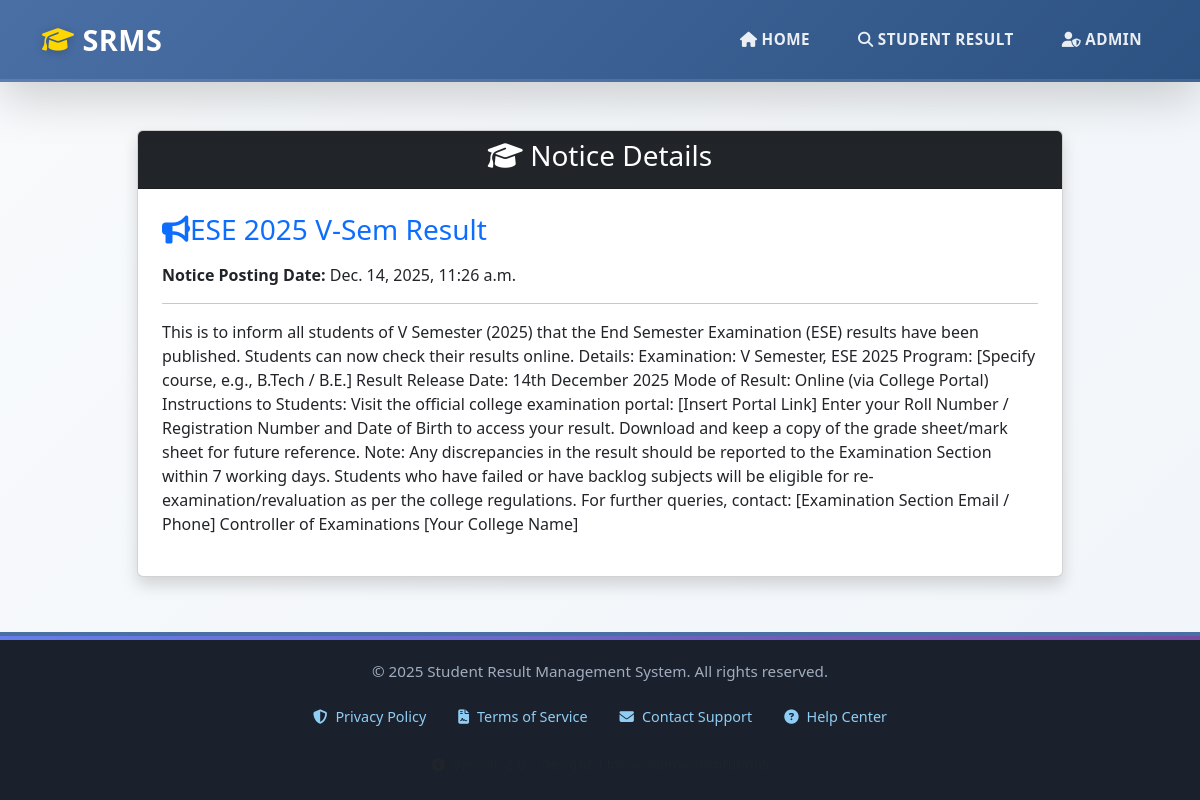
The app's page /notice_detail/4/ with its own data.
### resultapp/models.py (models this page shows, shortened)
class Notice(models.Model):
    title = models.CharField(max_length=100)
    detail = models.TextField()
    posting_date = models.DateTimeField(auto_now_add=True)
    updation_date = models.DateTimeField(auto_now=True)

### resultapp/views.py (the view)
# urls.py: path('notice_detail/<int:notice_id>/',notice_detail, name='notice_detail'),
def notice_detail(request, notice_id):
    notice = get_object_or_404(Notice, id=notice_id)
    context = {
        'notice': notice
    }
    return render(request, 'notice_detail.html', context)

### resultapp/templates/notice_detail.html (shortened to what this page needs)
{% extends 'base.html' %} {% block content %}
<div class="container py-5" id="example">
  <div class="row justify-content-center">
    <div class="col-lg-10">
      <div class="card shadow">
        <div class="card-header bg-dark text-white text-center">
          <h3>
            <i class="fas fa-graduation-cap"></i>
            Notice Details
          </h3>
        </div>
        <div class="card-body p-4">
          <h3 class="mb-3 text-primary"><i class="fas fa-bullhorn"></i>{{notice.title}}</h3>
          <p><strong>Notice Posting Date:</strong> {{notice.posting_date}}</p>
          <hr/>
          <p>{{notice.detail}}
        </div>
      </div>
    </div>
  </div>
</div>
{% endblock %}

### resultapp/templates/base.html (style rules this page uses)
:root { --primary-gradient: linear-gradient(135deg, #4a6fa5 0%, #2c5282 100%); --secondary-gradient: linear-gradient(135deg, #667eea 0%, #764ba2 100%); --footer-bg: #1a202c; --nav-shadow: 0 4px 20px rgba(0, 0, 0, 0.1); --transition-smooth: all 0.3s cubic-bezier(0.4, 0, 0.2, 1); }
body { font-family: 'Segoe UI', Tahoma, Geneva, Verdana, sans-serif; background: linear-gradient(135deg, #f8fafc 0%, #f1f5f9 100%); min-height: 100vh; display: flex; flex-direction: column; color: #2d3748; }

### records on screen
Notice: title "ESE 2025 V-Sem Result", posting_date "Dec. 14, 2025, 11:26 a.m.", detail "This is to inform all students of V Semester (2025) that the End Semester Examination (ESE) results have been published. Students can now check their results online. Details: Examination: V Semester, ESE 2025 Program: [Specify course, e.g., B.Tech / B.E.] Result Release Date: 14th December 2025 Mode of Result: Online (via College Portal) Instructions to Students: Visit the official college examination portal: [Insert Portal Link] Enter your Roll Number / Registration Number and Date of Birth to access your result. Download and keep a copy of the grade sheet/mark sheet for future reference. Note: Any discrepancies in the result should be reported to the Examination Section within 7 working…"
